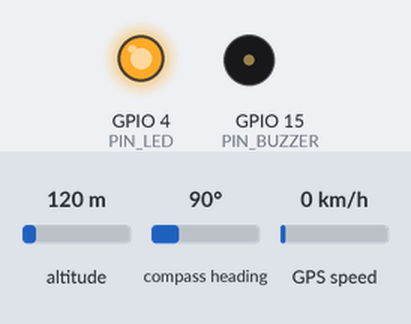
A sketch run on a simulated ESP32. Parts: output pins drawn as LEDs (lit = HIGH), buzzer (waves = sounding, pin HIGH). The test bench sets the inputs (shaded band); at power-on: altitude 120 m, compass heading 90°, GPS speed 0 km/h. The GPS gets a fix after 3 s at 37.7749, -122.4194 with 8 satellites; no radio packets arrive unless stated; what the sketch prints to the serial monitor is not drawn.

Above: at 3.7 s.
At 4.1 s:
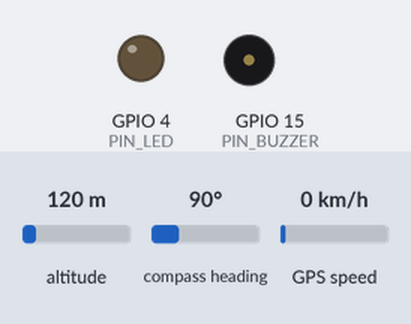
Timing chart, 0 to 5.6 s (numbered marks = the images above):
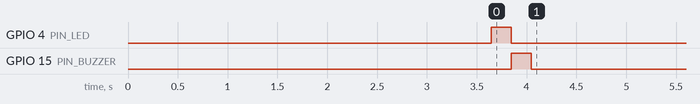

The sketch:

DIAGNOSTIC_TEST.ino
```cpp
/*
 * ============================================================================
 *  V2V DIAGNOSTIC TEST SKETCH
 *  Use this to identify which component is failing
 * ============================================================================
 *  Upload to ONE ESP32 board and check Serial Monitor (115200 baud)
 *  This tests LoRa, GPS, and connections independently
 * ============================================================================
 */

#include <Arduino.h>
#include <SPI.h>
#include <LoRa.h>
#include <TinyGPSPlus.h>
#include <HardwareSerial.h>

// Pin definitions (same as main code)
#define LORA_SCK            18
#define LORA_MISO           19
#define LORA_MOSI           23
#define LORA_SS             5
#define LORA_RST            14
#define LORA_DIO0           2
#define LORA_FREQUENCY      433E6

#define GPS_RX_PIN          26
#define GPS_TX_PIN          27
#define GPS_BAUD            9600

#define PIN_LED             4
#define PIN_BUZZER          15

TinyGPSPlus gps;
HardwareSerial gpsSerial(2);

// ─────────────────────────────────────────────────────────────────────────────
void setup() {
    Serial.begin(115200);
    delay(500);

    printBanner();

    Serial.println("\n[1/3] Testing LoRa Module...");
    testLoRa();

    Serial.println("\n[2/3] Testing GPS Module...");
    testGPS();

    Serial.println("\n[3/3] Testing Alert Pins...");
    testAlerts();

    Serial.println("\n✓ DIAGNOSTIC COMPLETE. See results above.");
}

void loop() {
    // If GPS was detected, print live data
    if (gpsSerial.available()) {
        gps.encode(gpsSerial.read());

        if (gps.location.isUpdated()) {
            Serial.printf("[GPS] FIX ACQUIRED! Lat=%.6f Lon=%.6f Sats=%d\n",
                         gps.location.lat(), gps.location.lng(), gps.satellites.value());
        }
    }
    delay(100);
}

// ─────────────────────────────────────────────────────────────────────────────
void testLoRa() {
    Serial.print("  → Initializing SPI bus... ");
    SPI.begin(LORA_SCK, LORA_MISO, LORA_MOSI, LORA_SS);
    Serial.println("OK");

    Serial.print("  → Setting LoRa pins... ");
    LoRa.setPins(LORA_SS, LORA_RST, LORA_DIO0);
    Serial.println("OK");

    Serial.print("  → Attempting LoRa.begin()... ");
    if (!LoRa.begin(LORA_FREQUENCY)) {
        Serial.println("❌ FAILED");
        Serial.println("     → LoRa module NOT detected on SPI bus");
        Serial.println("     → CHECK: Power (3.3V), RST pin (GPIO 14), SPI connections");
        return;
    }
    Serial.println("✓ SUCCESS");

    Serial.println("  → LoRa Configuration:");
    LoRa.setTxPower(17);
    LoRa.setSignalBandwidth(125E3);
    LoRa.setSpreadingFactor(7);
    LoRa.setCodingRate4(5);
    LoRa.enableCrc();
    Serial.printf("     - Frequency: %.0f MHz\n", LORA_FREQUENCY / 1e6);
    Serial.println("     - TX Power: 17 dBm, SF7, BW125kHz");

    Serial.println("  → Attempting TX test packet... ");
    LoRa.beginPacket();
    LoRa.print("TEST123");
    if (LoRa.endPacket()) {
        Serial.println("✓ TX packet sent successfully");
    } else {
        Serial.println("❌ TX failed (but module may still work)");
    }
}

// ─────────────────────────────────────────────────────────────────────────────
void testGPS() {
    Serial.print("  → Initializing GPS UART2... ");
    gpsSerial.begin(GPS_BAUD, SERIAL_8N1, GPS_RX_PIN, GPS_TX_PIN);
    Serial.println("OK");

    Serial.print("  → Waiting for GPS data... ");
    unsigned long start = millis();
    bool gotData = false;
    int charCount = 0;

    while (millis() - start < 3000) {  // Wait 3 seconds
        if (gpsSerial.available()) {
            char c = gpsSerial.read();
            gps.encode(c);
            charCount++;
            gotData = true;
        }
    }

    if (!gotData) {
        Serial.println("❌ NO DATA RECEIVED");
        Serial.println("     → GPS module not transmitting on GPIO 26 (RX)");
        Serial.println("     → CHECK: TX pin of GPS module → GPIO 26 of ESP32");
        Serial.println("     → CHECK: GPS module power (5V or 3.3V)");
        Serial.println("     → CHECK: Baud rate (default 9600, but some modules use 4800)");
        return;
    }

    Serial.printf("✓ Receiving GPS data (%d characters)\n", charCount);

    // Check if valid fix
    if (gps.location.isValid()) {
        Serial.printf("  ✓ FIX ACQUIRED: Lat=%.6f Lon=%.6f (Sats=%d)\n",
                     gps.location.lat(), gps.location.lng(), gps.satellites.value());
    } else {
        Serial.println("  ⚠ No GPS fix yet (normal if indoors)");
        Serial.println("     → Move to open sky or use GPS simulator");
        Serial.printf("     → Received %d characters. Waiting for valid NMEA sentences...\n", charCount);
    }
}

// ─────────────────────────────────────────────────────────────────────────────
void testAlerts() {
    Serial.print("  → Testing LED (GPIO 4)... ");
    pinMode(PIN_LED, OUTPUT);
    digitalWrite(PIN_LED, HIGH);
    delay(200);
    digitalWrite(PIN_LED, LOW);
    Serial.println("✓ LED blinked");

    Serial.print("  → Testing Buzzer (GPIO 15)... ");
    pinMode(PIN_BUZZER, OUTPUT);
    digitalWrite(PIN_BUZZER, HIGH);
    delay(200);
    digitalWrite(PIN_BUZZER, LOW);
    Serial.println("✓ Buzzer pulsed");
}

// ─────────────────────────────────────────────────────────────────────────────
void printBanner() {
    Serial.println();
    Serial.println("╔═══════════════════════════════════════════╗");
    Serial.println("║     V2V DIAGNOSTIC TEST SKETCH            ║");
    Serial.println("║     Testing: LoRa + GPS + Alerts          ║");
    Serial.println("╚═══════════════════════════════════════════╝");
}
```
